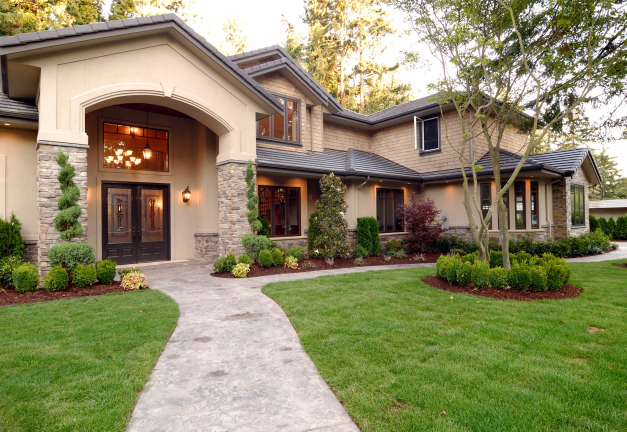
#> input picture Computer Vision Deep Dive in Python/Ch04/04_04/house.jpg, 1253 x 863 px (shown at 1/2 size)
$ python gaussian_filters.py
#> lines starting #> are read from the running program, lines starting #| are printed output that depends on the picture
# Commented out IPython magic to ensure Python compatibility.
# Let's work with the picture of a house

import numpy as np
import matplotlib.pyplot as plt

# %config InlineBackend.figure_formats = 'retina'
from matplotlib import rcParams
import cv2

rcParams["figure.figsize"] = 20, 8

img = plt.imread("house.jpg")
#> img is the input picture: shape (863, 1253, 3); mean R, G, B 139.9, 136, 100.8
plt.axis("off")
plt.imshow(img)

# OpenCV's GaussianBlur function works with color and grayscale images

blurred = cv2.GaussianBlur(img, (7, 7), cv2.BORDER_DEFAULT)
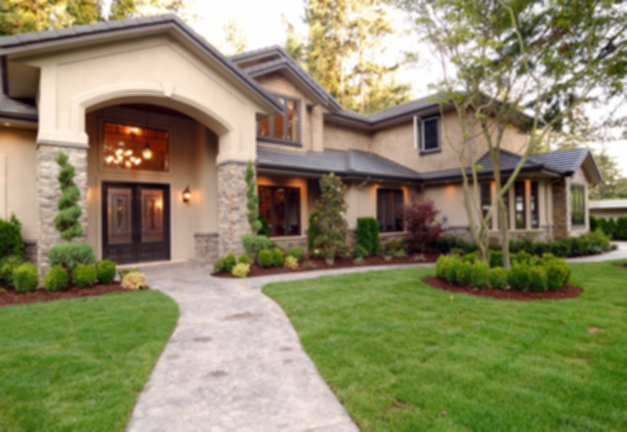
#> blurred: shape (863, 1253, 3) (shown at 1/2 size); mean R, G, B 139.9, 136, 100.8
plt.imshow(blurred)

# Now let's see all 3 blur filters at once

rcParams["figure.figsize"] = 18, 14
kernel = np.ones((15, 15), np.float32) / 225
blur1 = cv2.medianBlur(img, 15)
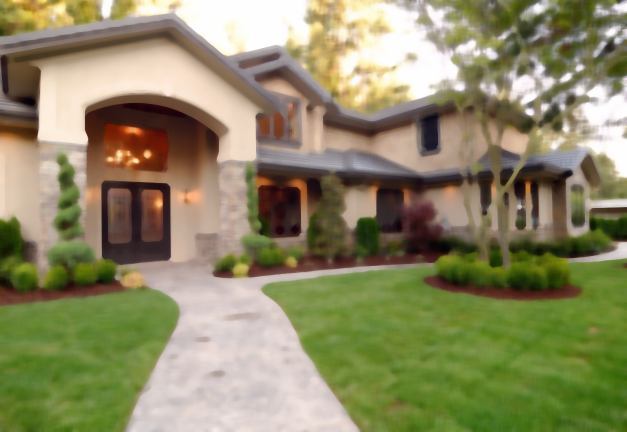
#> blur1: shape (863, 1253, 3) (shown at 1/2 size); mean R, G, B 140.6, 136.6, 100.3
blur2 = cv2.filter2D(src=img, ddepth=-1, kernel=kernel)
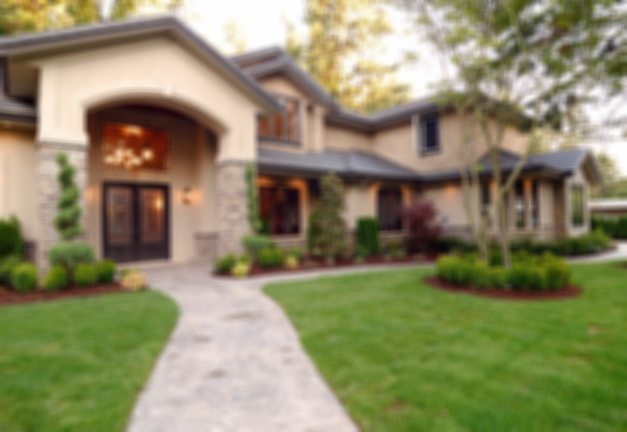
#> blur2: shape (863, 1253, 3) (shown at 1/2 size); mean R, G, B 139.9, 136, 100.8
blur3 = cv2.GaussianBlur(img, (15, 15), cv2.BORDER_DEFAULT)
titles = ["Original Image", "Median Filter", "Average Filter", "Gaussian Filter"]
images = [img, blur1, blur2, blur3]
for i in range(4):
    plt.subplot(2, 2, i + 1), plt.imshow(images[i])
    plt.title(titles[i])
    plt.xticks([]), plt.yticks([])
plt.show()
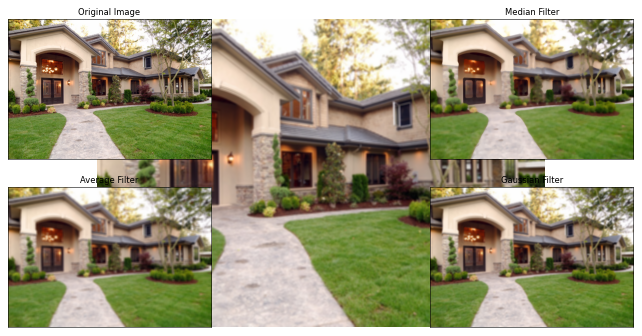
#> figure drawn by matplotlib, 5 panels

# Let's zoom in to see the main entrance.

rcParams["figure.figsize"] = 20, 12

fig, ax = plt.subplots(1, 2)
ax[0].imshow(blur2[200:550, 150:450])
ax[1].imshow(blur3[200:550, 150:450])
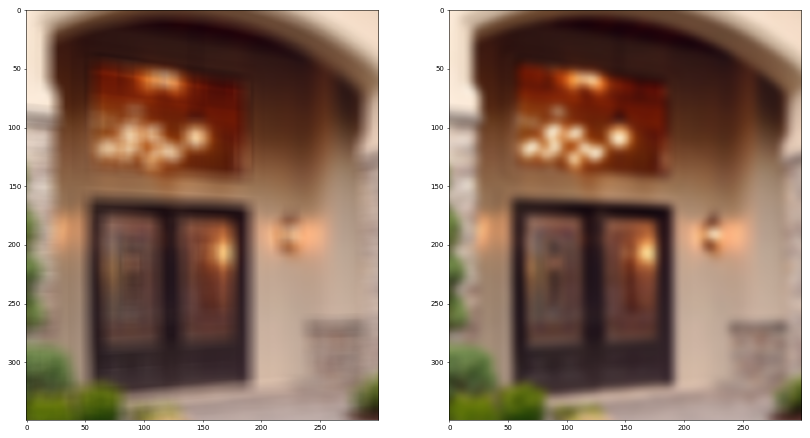
#> figure drawn by matplotlib, 2 panels
